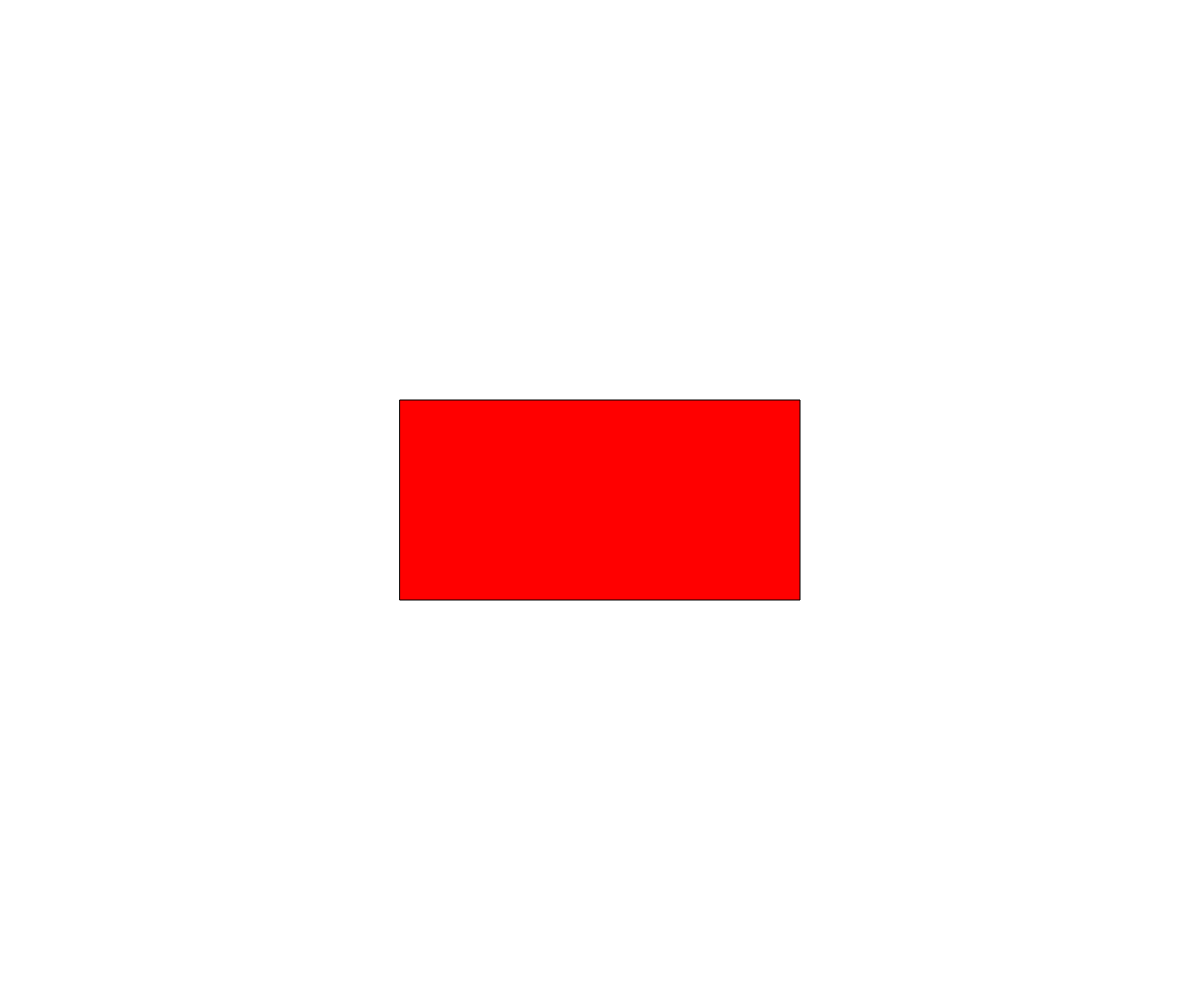
Frame 1 (no input)
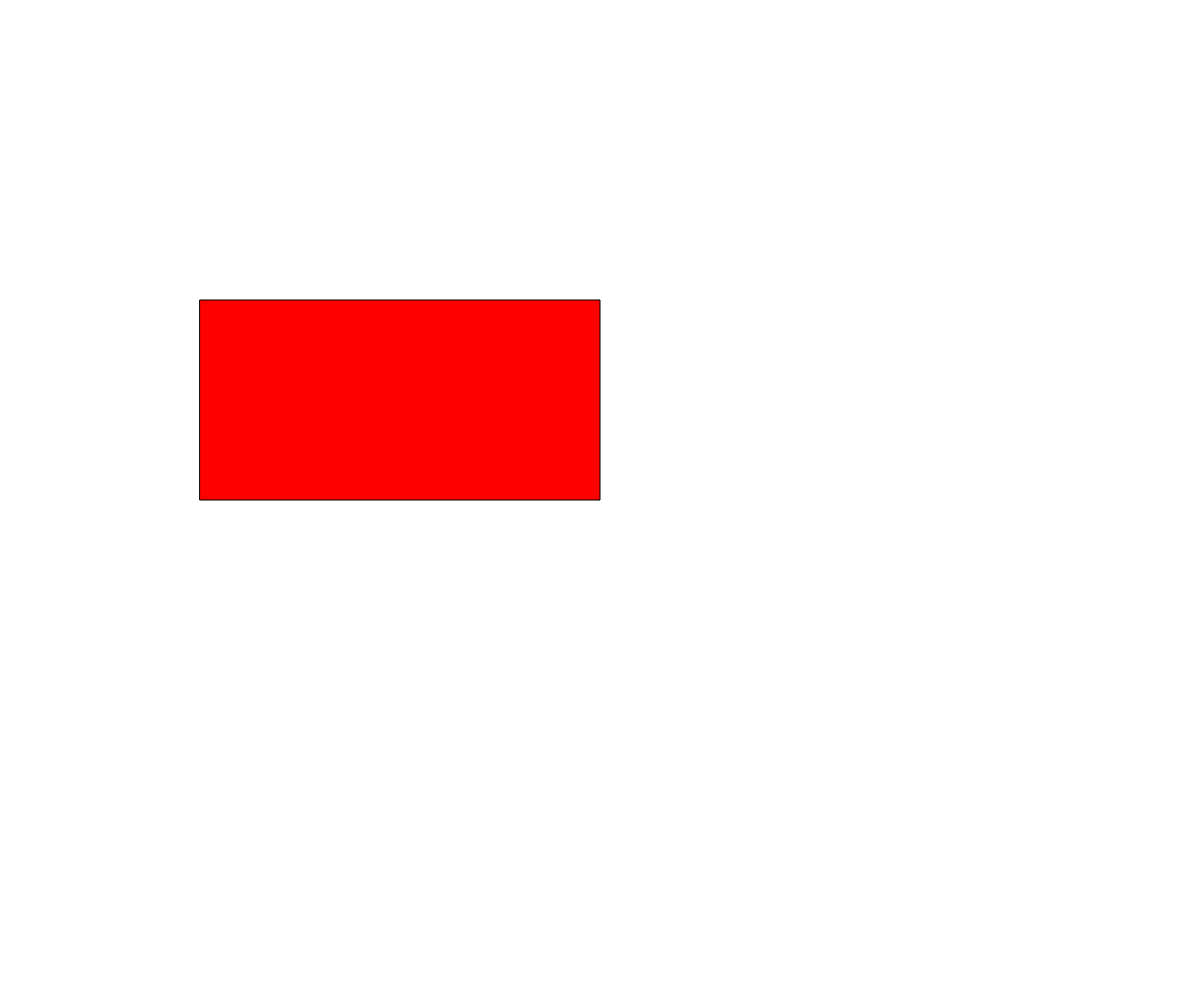
Frame 60 (no input)
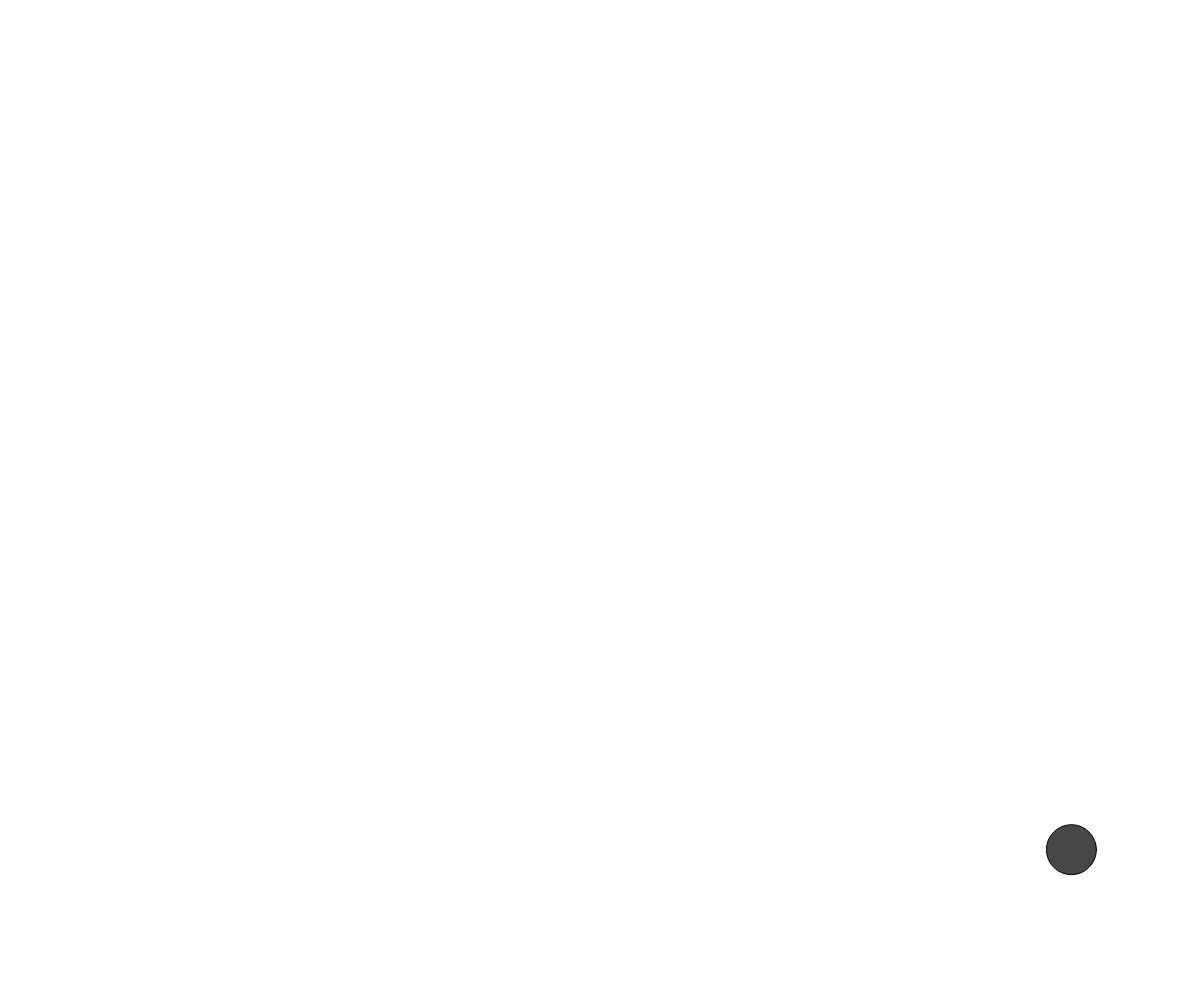
Frame 120 (the mouse pressed at the canvas centre since frame 60)

The p5.js sketch that drew these frames (run headless with seeded random() and noise() and a simulated clock; from frame 60 on, the mouse is pressed at the canvas centre):

// p5.js sketch
// ── sketch.js
let x, y, radius;
let dx, dy;
let state;

function setup() {
  createCanvas(windowWidth, windowHeight);
  x = width / 2;
  y = height / 2;
  radius = 50;
  dx = random(5, 9);
  dy = random(5, 9);
  state = 1;
}

function draw() {
  background(255);
  playOrStart();
}

function playOrStart() {
  if (state === 1) {
    startScreen();
  }
  if (state === 2) {
    moveThing();
    displayThing();
  }
}

function startScreen() {
  let buttonWidth = 400;
  let buttonHeight = 200;
  let leftSide = width / 2 - buttonWidth / 2;
  let topSide = height / 2 - buttonHeight / 2;
  let rightSide = leftSide + buttonWidth;
  let bottomSide = topSide + buttonHeight;

  fill(255, 0, 0);

  if (mouseX >= leftSide && mouseX <= rightSide && mouseY >= topSide && mouseY <= bottomSide) {
    fill(255, 255, 0);
    if (mouseIsPressed) {
      state = 2;
    }
  }

  rect(leftSide, topSide, buttonWidth, buttonHeight);
  fill(255);
  text("Play", rectMode(CENTER), rectMode(CENTER));
}

function moveThing() {
  x += dx;
  y += dy;

  if (y + radius / 2 >= height || y - radius / 2 <= 0) {
    dy = dy * -1;
  }
  if (x + radius / 2 >= width || x - radius / 2 <= 0) {
    dx = dx * -1;
  }
}

function displayThing() {
  fill(random(255));
  ellipse(x, y, radius, radius);
}
